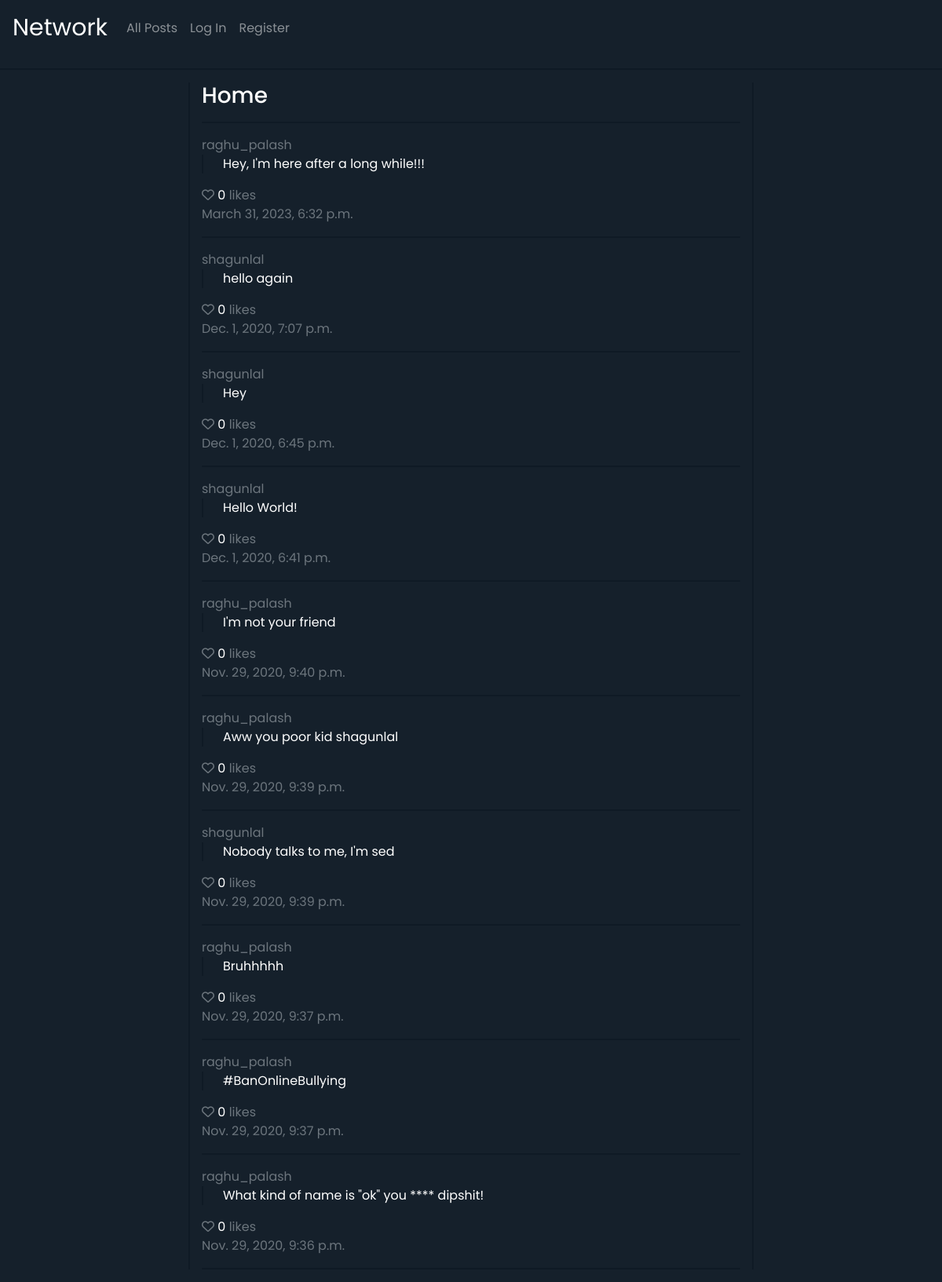
/home/1, run on the app's committed database.
### network/models.py (models this page shows, shortened)
class Post(models.Model):
    post = models.CharField(max_length=280)
    user = models.ForeignKey(User, on_delete=models.CASCADE, related_name="posts")
    likes = models.IntegerField(default=0)
    liked_by = models.ManyToManyField(User, blank=True, related_name="liked_posts")
    timestamp_created = models.DateTimeField(auto_now_add=True)
    timestamp_modified = models.DateTimeField(auto_now=True)

class User(AbstractUser):
    pass

### network/views.py (the view, shortened to what this page needs)
# urls.py: path("<str:pageName>/<int:pageNum>", views.pages, name="pages"),
def pages(request, pageName, pageNum):
    if pageName == "home":
        posts = Post.objects.all().order_by("-timestamp_created")
        template = "network/index.html"
        data = {
            "page": "home"
        }
    p = Paginator(posts, 10)
    pageCount = p.num_pages
    pages = []
    for i in range(1, pageCount + 1):
        pages.append(i)
    return render(request, template, {
        "posts": p.page(pageNum).object_list,
        "data": data,
        "pages": pages,
        "current": pageNum
    })

### network/templates/network/index.html (shortened to what this page needs)
{% extends "network/layout.html" %}
{% block body %}
    <div class="home-container container">
        {% if data.page == "home" %}
            <h3>Home</h3>
        {% else %}
            <h3>Following</h3>
        {% endif %}
        <hr>
        {% for post in posts %}
            <a class="text-muted" href="{% url 'profile' post.user.username %}">{{ post.user.username }}</a>
            <div id="post{{ post.id }}">
                <p class="post"> {{ post.post }}</p>
                <span class="like" data-id="{{ post.id }}">
                    <i class="far fa-heart"></i>
                    <span>0</span>
                    <span class="text-small text-muted">likes</span>
                </span>
            </div>
            <p class="text-muted">{{ post.timestamp_created }}</p>
            <hr>
        {% endfor %}
    </div>
{% endblock %}

### network/templates/network/layout.html (shortened to what this page needs)
{% load static %}
{% load mathfilters %}
<!DOCTYPE html>
<html lang="en">
    <head>
        <link rel="stylesheet" href="https://stackpath.bootstrapcdn.com/bootstrap/4.4.1/css/bootstrap.min.css">
        <link href="{% static 'network/styles.css'%}?{% now 'U' %}" rel="stylesheet">
    </head>
    <body>
        <nav class="navbar navbar-expand-lg navbar-dark">
            <a class="navbar-brand" href="#">Network</a>
            <div>
              <ul class="navbar-nav mr-auto">
                <li class="nav-item">
                  <a class="nav-link" href="{% url 'index' %}">All Posts</a>
                </li>
                {% if user.is_authenticated %}
                    <li class="nav-item">
                        <a class="nav-link" href="{% url 'following' %}">Following</a>
                    </li>
                    <li class="nav-item">
                        <a class="nav-link" href="{% url 'logout' %}">Log Out</a>
                    </li>
                {% else %}
                    <li class="nav-item">
                        <a class="nav-link" href="{% url 'login' %}">Log In</a>
                    </li>
                    <li class="nav-item">
                        <a class="nav-link" href="{% url 'register' %}">Register</a>
                    </li>
                {% endif %}
              </ul>
            </div>
          </nav>
        <hr>
        <div class="body">
            {% block body %}
            {% endblock %}
        </div>
    </body>
</html>

### network/static/network/styles.css (style rules this page uses)
body { background: rgb(21, 32, 43); color: white; font-family: 'Poppins', sans-serif; }
.navbar-brand { font-size: 30px; }
hr { border: 0; height: 2px; background: rgb(15, 26, 37); }
.home-container { padding-top: 0; margin-top: 0; border-left: 2px solid rgb(15, 26, 37); border-right: 2px solid rgb(15, 26, 37); width: 60%; }
.post { border-left: 2px solid rgb(15, 26, 37); padding-left: 25px; }
.far { color: #6c757d; cursor: pointer; }

### data on the page
Post: user.username "raghu_palash", post "Hey, I'm here after a long while!!!", timestamp_created "March 31, 2023, 6:32 p.m."
Post: user.username "shagunlal", post "hello again", timestamp_created "Dec. 1, 2020, 7:07 p.m."
Post: user.username "shagunlal", post "Hey", timestamp_created "Dec. 1, 2020, 6:45 p.m."
Post: user.username "shagunlal", post "Hello World!", timestamp_created "Dec. 1, 2020, 6:41 p.m."
Post: user.username "raghu_palash", post "I'm not your friend", timestamp_created "Nov. 29, 2020, 9:40 p.m."
Post: user.username "raghu_palash", post "Aww you poor kid shagunlal", timestamp_created "Nov. 29, 2020, 9:39 p.m."
Post: user.username "shagunlal", post "Nobody talks to me, I'm sed", timestamp_created "Nov. 29, 2020, 9:39 p.m."
Post: user.username "raghu_palash", post "Bruhhhhh", timestamp_created "Nov. 29, 2020, 9:37 p.m."
Post: user.username "raghu_palash", post "#BanOnlineBullying", timestamp_created "Nov. 29, 2020, 9:37 p.m."
Post: user.username "raghu_palash", post "What kind of name is \"ok\" you **** dipshit!", timestamp_created "Nov. 29, 2020, 9:36 p.m."
